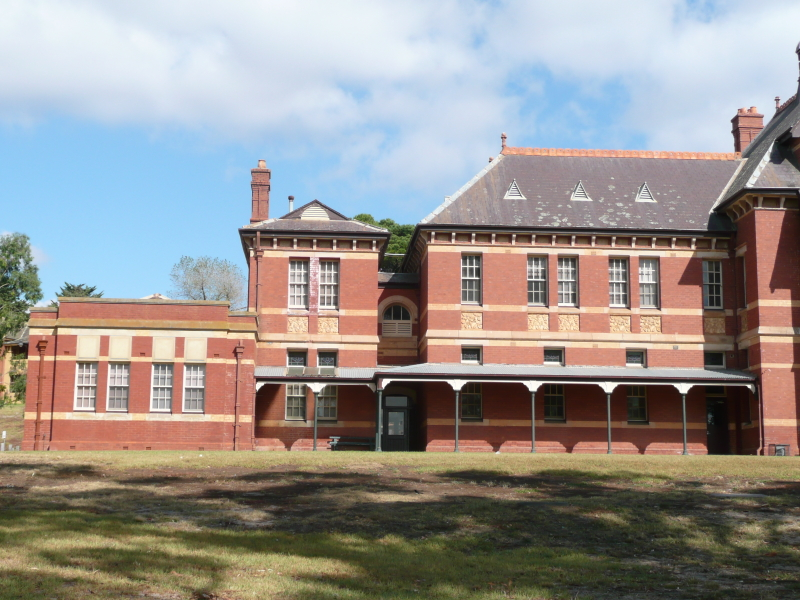
//> input picture t4/image1.jpg, 800 x 600 px, given in place of the camera
$ ./main   (built with g++ and OpenCV 4)
//> lines starting //> are read from the running program, lines starting //| are printed output that depends on the picture; after the words box and inside, x2 and y2 are one past the last pixel; in counts of white or black regions, pixels touching at a corner belong together
#include <iostream>
#include <strings.h>
#include "opencv2/opencv.hpp"

#define NORMAL_MODE 0
#define CONTRAST_G_B_MODE 1
#define CLAHE_MODE 2
#define HISTOGRAM_EQ_MODE 3
#define DISTORTION_MODE 4
#define POSTER_RT_MODE 5
#define ALIEN_HSV_MODE 6
#define ALIEN_YCrCB_MODE 7
#define MEAN_SHIFT_FILTER 8
#define CONTRAST_MEAN_MODE 9
#define CAMERA_MODE 10
#define IMAGE_MODE 11

#define NUM_1 -79
#define NUM_2 -78
#define NUM_3 -77
#define NUM_4 -76
#define NUM_5 -75
#define NUM_6 -74

using namespace cv;
using namespace std;

/**
* muestra el histograma del canal L de mat en la ventana s
* código usado de:
* http://docs.opencv.org/doc/tutorials/imgproc/histograms/histogram_calculation/histogram_calculation.html
*/
void imshow_hist(string s, Mat &mat);

/**
* Ajusta el contraste aplicando
* CLAHE (Contrast Limited Adaptive Histogram Equlization)
* sobre el canal L
*/
void contrast_clahe(Mat &src, Mat &dst, Ptr<CLAHE> &clahe);

/**
* Ecualiza el histograma de src usando equalizeHist de OpenCV
*/
void equalize_hist(Mat &src, Mat &dst);

/**
* Ajusta el contraste con la ecuación dst = gain*src + bias en el canal L
* de la fuente
*/
void contrast_gain_bias(Mat &src, Mat &dst, double gain, double bias);

/**
* Reubica la posición de los pixeles de src en x e y aplicando una
* distorción radial
* https://moodle2.unizar.es/add/pluginfile.php/550343/mod_resource/content/2/3.Procesamiento.pptx.pdf#page=35
*/
void reallocate_map(Mat &src, Mat &x, Mat &y, float cx, float cy, float k);

/**
* Aplica el efecto de poster a tiempo real
*/
void poster_rt(Mat &src, Mat &dst, int div);

/**
* Aplica el efecto alien en el espacio de color hsv
*/
void alien_hsv(Mat &src, Mat &dst, uchar hcolor);

/**
* Aplica el efecto alien en el espacio de color ycrcb
*/
void alien_ycrcb(Mat &src, Mat &dst, uchar cr_color, uchar cb_color);


void contrast_mean(Mat &src, Mat &dst);

int main(int argc, char **argv) {
    int mode = NORMAL_MODE;
    int key;
    Mat frame, processed;

    VideoCapture capture(0);
    if (!capture.isOpened()) {
        return -1;
    }

    namedWindow("camera", WINDOW_NORMAL);
    namedWindow("camera processed", WINDOW_NORMAL);
    namedWindow("histogram", WINDOW_NORMAL);
    namedWindow("histogram processed", WINDOW_NORMAL);

    Ptr<CLAHE> clahe = createCLAHE();
    int poster_div = 1, level = 1, index = 0;
    double clahe_clip_limit = 0.5, contrast_gain = 1.0, contrast_bias = 0.0, swr = 1, cwr = 1;
    char text[256];
    float distortion_k = 0.0;
    uchar hcolor = 120, cr_color = 255, cb_color = 0;
    int camera_input = 1;
    string src[3];
    src[0] = "histogram_1.jpg";
    src[1] = "histogram_2.jpg";
    src[2] = "personas.jpg";
    while (true) {
        if(camera_input){
            capture >> frame;
//> frame is the input picture: 600 rows x 800 cols, CV_8UC3; mean B, G, R 142.7, 146.1, 151
        }
        else {
            frame = imread(src[index],CV_LOAD_IMAGE_COLOR);
        }

        imshow("camera", frame);
        imshow_hist("histogram", frame);

        if (mode == NORMAL_MODE) {
            processed = frame;
            sprintf(text, "[NO FILTER] swr=%.2f cwr=%.2f", swr, cwr);
        }
        else if (mode == CONTRAST_G_B_MODE) {
            contrast_gain_bias(frame, processed, contrast_gain, contrast_bias);
            sprintf(text, "[CONTRAST] gain=%.2f bias=%.2f", contrast_gain, contrast_bias);
        }
        else if (mode == HISTOGRAM_EQ_MODE) {
            equalize_hist(frame, processed);
            sprintf(text, "[HISTOGRAM EQ]");
        }
        else if (mode == DISTORTION_MODE) {
            Mat map_x, map_y;
            processed.create(frame.size(), frame.type());
            map_x.create(frame.size(), CV_32FC1);
            map_y.create(frame.size(), CV_32FC1);
            reallocate_map(frame, map_x, map_y, frame.cols / 2, frame.rows / 2, distortion_k);
            remap(frame, processed, map_x, map_y, CV_INTER_LINEAR, BORDER_CONSTANT, Scalar(0, 0, 0));
            sprintf(text, "[DISTORTION] k=%e", distortion_k);
        }
        else if (mode == POSTER_RT_MODE) {
            poster_rt(frame, processed, poster_div);
            sprintf(text, "[POSTER] div=%d", poster_div);
        }
        else if (mode == ALIEN_HSV_MODE) {
            alien_hsv(frame, processed, hcolor);
            sprintf(text, "[A_HSV] hue_color=%d", hcolor);
        }
        else if (mode == ALIEN_YCrCB_MODE) {
            alien_ycrcb(frame, processed, cr_color, cb_color);
            sprintf(text, "[A_YCrCB] cr=%d cb=%d", cr_color, cb_color);
        }
        else if (mode == CONTRAST_MEAN_MODE) {
            contrast_mean(frame, processed);
            sprintf(text, "[CONTRAST MEAN]");
        }
        else if (mode == MEAN_SHIFT_FILTER) {
            pyrMeanShiftFiltering(frame, processed, swr, cwr, level);
            sprintf(text, "[MEAN SHIFT] swr=%.2f cwr=%.2f", swr, cwr);
        }
        else { // CLAHE_MODE
            clahe->setClipLimit(clahe_clip_limit);
            contrast_clahe(frame, processed, clahe);
            sprintf(text, "[CLAHE] clip limit=%.2f", clahe->getClipLimit());
        }


        imshow_hist("histogram processed", processed);
        putText(processed, text, Point(10, 20), FONT_HERSHEY_PLAIN, 1.5, CV_RGB(0, 255, 0), 2);
        imshow("camera processed", processed);


        if ('q' == (key = char(waitKey(1))))
            break;
        else if ('c' == key) {
            if (mode == CONTRAST_MEAN_MODE) {
                mode = CLAHE_MODE;
            }
            else if (mode == CLAHE_MODE) {
                mode = CONTRAST_G_B_MODE;
            }
            else {
                mode = CONTRAST_MEAN_MODE;
            }
        }
        else if ('p' == key) {
            mode = POSTER_RT_MODE;
        }
        else if ('h' == key) {
            mode = HISTOGRAM_EQ_MODE;
        }
        else if ('n' == key) {
            mode = NORMAL_MODE;
        }
        else if ('d' == key) {
            mode = DISTORTION_MODE;
        }
        else if ('a' == key) {
            if (mode == ALIEN_YCrCB_MODE)
                mode = ALIEN_HSV_MODE;
            else
                mode = ALIEN_YCrCB_MODE;
        }
        else if ('m' == key) {
            mode = MEAN_SHIFT_FILTER;
        }
        else if (mode == CLAHE_MODE) {
            if (NUM_4 == key)
                clahe_clip_limit += 0.5;
            else if (NUM_1 == key)
                clahe_clip_limit = clahe_clip_limit == 0.5 ? 0.5 : clahe_clip_limit - 0.5;
        }
        else if (mode == CONTRAST_G_B_MODE) {
            if (NUM_4 == key)
                contrast_gain += 0.05;
            else if (NUM_1 == key)
                contrast_gain -= 0.05;
            else if (NUM_5 == key)
                contrast_bias += 5;
            else if (NUM_2 == key)
                contrast_bias -= 5;
        }
        else if (mode == DISTORTION_MODE) {
            if (NUM_4 == key)
                distortion_k += 0.0000001;
            else if (NUM_1 == key)
                distortion_k -= 0.0000001;
            else if (NUM_5 == key)
                distortion_k += 0.000001;
            else if (NUM_2 == key)
                distortion_k -= 0.000001;
        }
        else if (mode == POSTER_RT_MODE) {
            if (NUM_4 == key)
                poster_div *= 2;
            else if (NUM_1 == key)
                poster_div = poster_div == 1 ? 1 : poster_div / 2;
        }
        else if (mode == ALIEN_HSV_MODE) {
            if (NUM_1 == key) {
                hcolor = 0;
            }
            else if (NUM_2 == key) {
                hcolor = 120;
            }
            else if (NUM_3 == key) {
                hcolor = 240;
            }
        }
        else if (mode == ALIEN_YCrCB_MODE) {
            if (NUM_1 == key) {
                cr_color = 0;
                cb_color = 255;
            }
            else if (NUM_2 == key) {
                cr_color = 255;
                cb_color = 0;
            }
            else if (NUM_3 == key) {
                cr_color = 25;
                cb_color = 25;
            }
        }
        else if (NUM_1 == key) {
            swr = swr == 1 ? 1 : swr - 1;
        }
        else if (NUM_4 == key) {
            swr += 1;
        }
        else if (NUM_2 == key) {
            cwr = cwr == 1 ? 1 : cwr - 1;
        }
        else if (NUM_5 == key) {
            cwr += 1;
        }
        else if ('i' == key){
            if(!index && camera_input){
                camera_input = 0;
            }
            else{
                index ++;
                index %= 3;
                if(!index) camera_input = 1;
            }
            cout << index << "|" << camera_input << endl;
        }
    }

    capture.release();
    destroyAllWindows();
    return 0;
}

// [132 lines left out: functions contrast_mean, alien_ycrcb, alien_hsv, poster_rt, reallocate_map, contrast_gain_bias and 2 more, not called in this run]

void imshow_hist(string s, Mat &mat) {
//> called with s = "histogram"
    /// Separate the image in 3 places ( B, G and R )
    Mat lab;
    cvtColor(mat, lab, CV_BGR2Lab);
//> lab: 600 rows x 800 cols, CV_8UC3; mean of channels 0, 1, 2 153.3, 130.6, 131.7
    vector<Mat> bgr_planes;
    split(lab, bgr_planes);
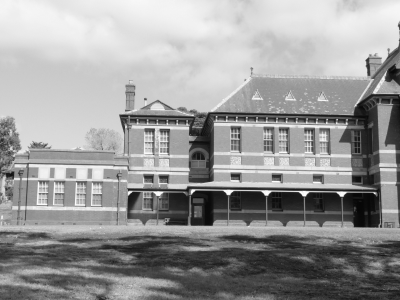
//> bgr_planes[0]: 600 rows x 800 cols, CV_8UC1 (shown at 1/2 size); min 5, max 255, mean 153.3
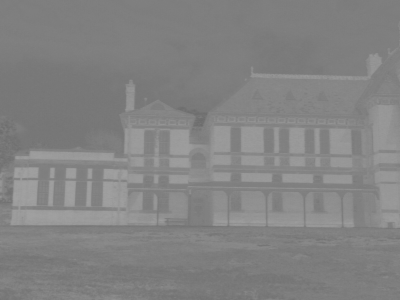
//> bgr_planes[1]: 600 rows x 800 cols, CV_8UC1 (shown at 1/2 size); min 106, max 162, mean 130.6
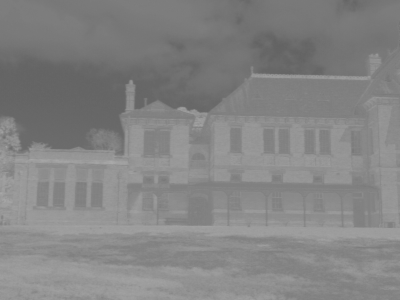
//> bgr_planes[2]: 600 rows x 800 cols, CV_8UC1 (shown at 1/2 size); min 99, max 171, mean 131.7

    /// Establish the number of bins
    int histSize = 256;

    /// Set the ranges ( for B,G,R) )
    float range[] = {0, 256};
    const float *histRange = {range};

    bool uniform = true;
    bool accumulate = false;

    Mat l_hist;

    /// Compute the histograms:
    calcHist(&bgr_planes[0], 1, 0, Mat(), l_hist, 1, &histSize, &histRange, uniform, accumulate);
//> l_hist = 256 values, max 6009 at index 202, min 0 at index 0, mean 1875

    // Draw the histograms for B, G and R
    int hist_w = 512;
    int hist_h = 400;
    int bin_w = cvRound((double) hist_w / histSize);

    Mat histImage(hist_h, hist_w, CV_8UC3, Scalar(0, 0, 0));

    /// Normalize the result to [ 0, histImage.rows ]
    normalize(l_hist, l_hist, 0, histImage.rows, NORM_MINMAX, -1, Mat());
//> l_hist = 256 values, max 400 at index 202, min 0 at index 0, mean 124.8

    /// Draw for each channel
    for (int i = 1; i < histSize; i++) {
        line(histImage, Point(bin_w * (i - 1), hist_h - cvRound(l_hist.at<float>(i - 1))),
                Point(bin_w * (i), hist_h - cvRound(l_hist.at<float>(i))),
                Scalar(255, 255, 255), 2, 8, 0);
    }
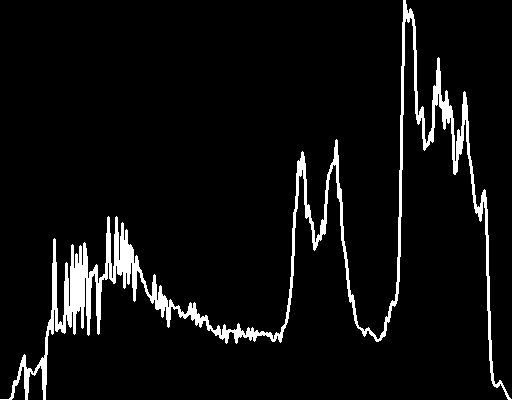
//> histImage: 400 rows x 512 cols, CV_8UC3; 5.8% white; 1 white region, box (x1, y1, x2, y2) and area: (0, 0, 512, 400) 11897
//> in main, `putText(processed, text, Point(10, 20), FONT_HERSHEY_PLAIN, 1.5, CV_RG..`:
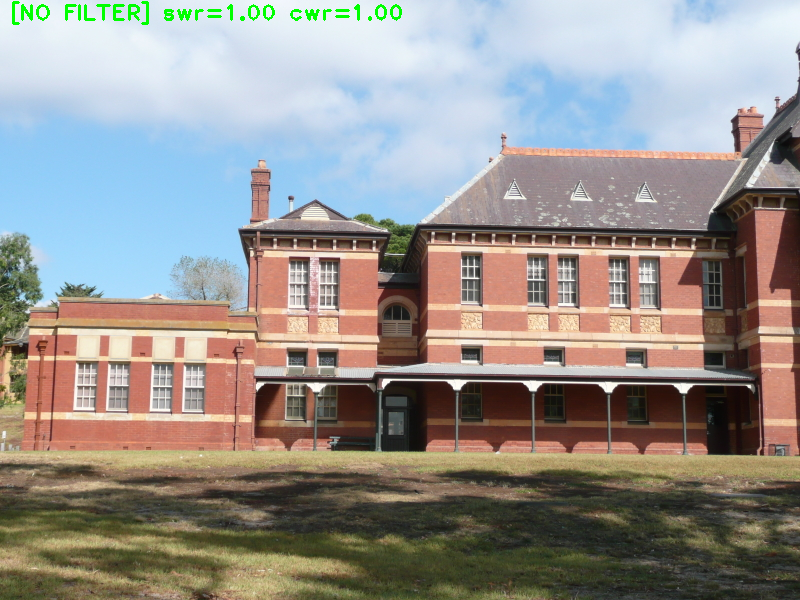
//> processed: 600 rows x 800 cols, CV_8UC3; 0.44% of pixels changed, all inside (x1, y1, x2, y2) = (12, 1, 402, 25)
//> the 'q' key is pressed

    imshow(s, histImage);

}

$ run again, on t4/image2.jpg
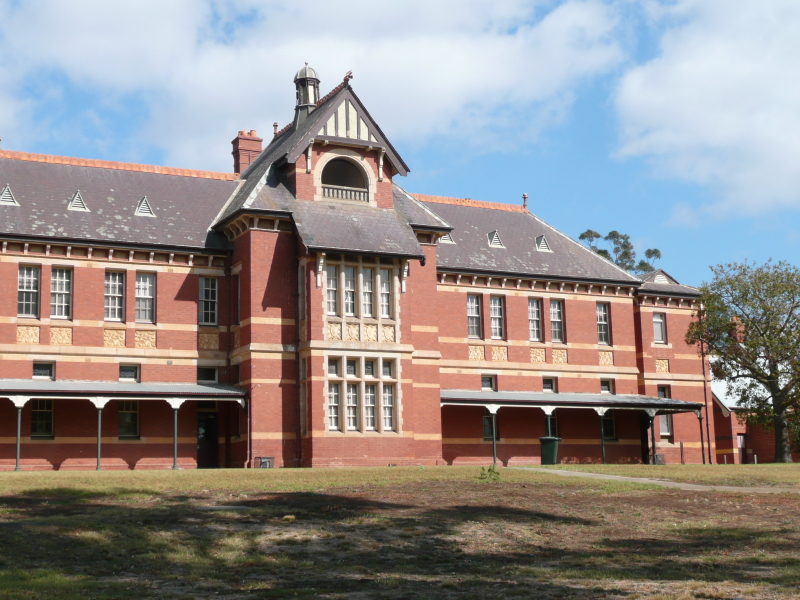
//> input picture t4/image2.jpg, 800 x 600 px, given in place of the camera
//> frame is the input picture: 600 rows x 800 cols, CV_8UC3; mean B, G, R 138.5, 139.8, 145.8
//> lab: 600 rows x 800 cols, CV_8UC3; mean of channels 0, 1, 2 147.3, 131.4, 130.6
//> in imshow_hist, `calcHist(&bgr_planes[0], 1, 0, Mat(), l_hist, 1, &histSize, &histRange..`: l_hist = 256 values, max 7062 at index 196, min 0 at index 0, mean 1875
//> in imshow_hist, `normalize(l_hist, l_hist, 0, histImage.rows, NORM_MINMAX, -1, Mat());`: l_hist = 256 values, max 400 at index 196, min 0 at index 0, mean 106.2
//> after the loop in imshow_hist, `for (int i = 1; i < histSize; i++)`:
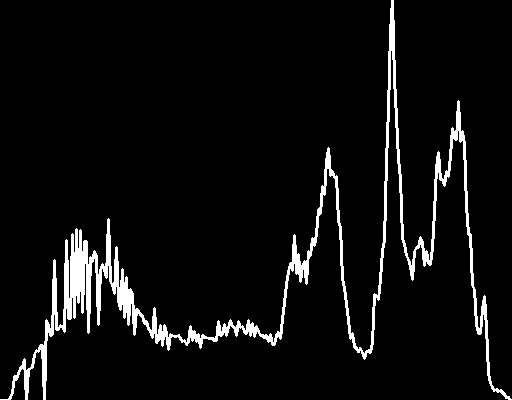
//> histImage: 400 rows x 512 cols, CV_8UC3; 5.7% white; 1 white region, box (x1, y1, x2, y2) and area: (0, 0, 512, 400) 11572
//> `putText(processed, text, Point(10, 20), FONT_HERSHEY_PLAIN, 1.5, CV_RG..`:
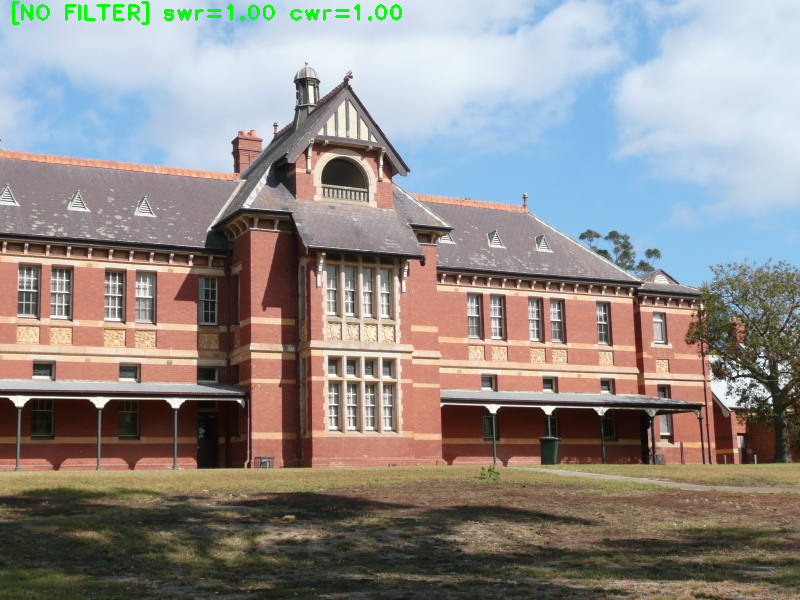
//> processed: 600 rows x 800 cols, CV_8UC3; 0.44% of pixels changed, all inside (x1, y1, x2, y2) = (12, 1, 402, 25)
